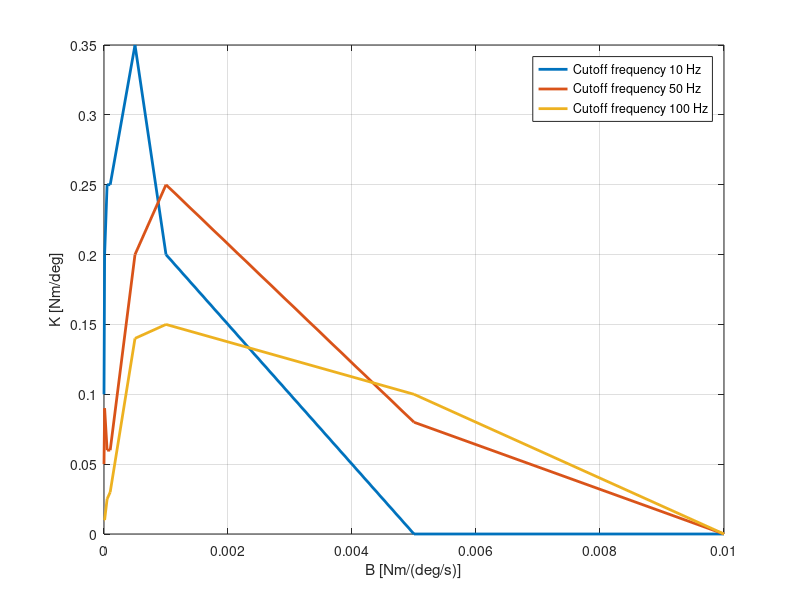

The MATLAB source for this figure:
B = [0,1e-5,5e-5,1e-4,5e-4,1e-3,5e-3,1e-2];
K1 = [0.1,0.2,0.25,0.25,0.35,0.2,0,0];
K2 = [0.05,0.09,0.06,0.06,0.2,0.25,0.08,0];
K3 = [0.01,0.01,0.025,0.03,0.14,0.15,0.1,0];

plt = plot(B,K1,'LineWidth',2);
hold on
plot(B,K2,'LineWidth',2)
plot(B,K3,'LineWidth',2)
grid on

xlabel('B [Nm/(deg/s)]');
ylabel('K [Nm/deg]');
legend('Cutoff frequency 10 Hz','Cutoff frequency 50 Hz','Cutoff frequency 100 Hz')

Zwidth1 = trapz(B,K1);
Zwidth2 = trapz(B,K2);
Zwidth3 = trapz(B,K3);

saveas(plt,'KB1.png')